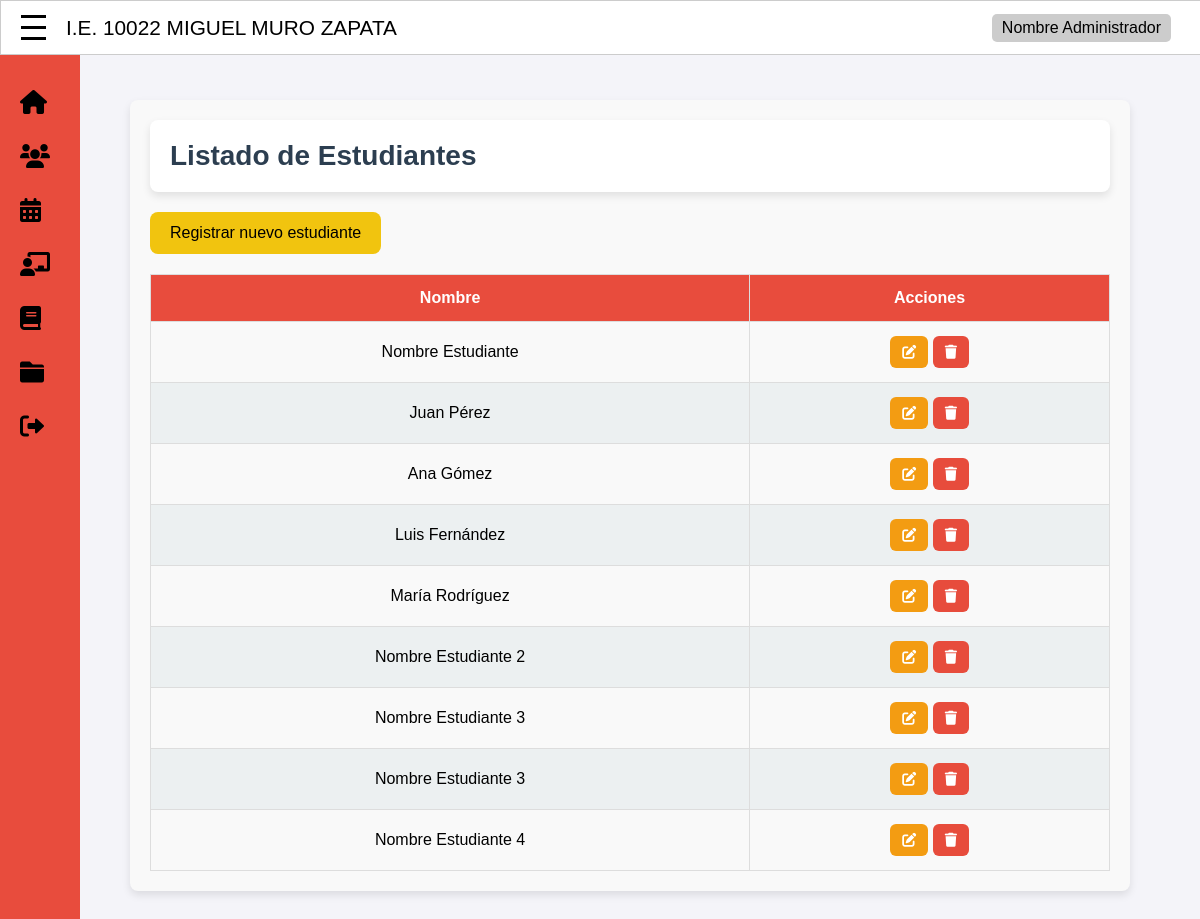
The app's page /dashboard.php?page=estudiantes (signed in) with its own data.
### tables this page shows
CREATE TABLE `datos_personales` (
  `idDatos_Personales` int(11) NOT NULL,
  `Nombre_apellido` varchar(45) NOT NULL,
  `Fecha_Nacimiento` datetime NOT NULL,
  `Sexo` int(11) NOT NULL,
  `Correo` varchar(45) NOT NULL,
  `Celular` varchar(45) DEFAULT NULL,
  `Foto` blob NOT NULL,
  `idUsuario` int(11) NOT NULL
);

### estudiantes.php (the view, shortened to what this page needs)
<?php
include 'db.php';
$sql_estudiantes = "SELECT datos_personales.idDatos_Personales, datos_personales.Nombre_apellido, user_estudiante.idUser_estudiante
                   FROM datos_personales
                   JOIN user_estudiante ON datos_personales.idUsuario = user_estudiante.idUsuario";
$result_estudiantes = $conn->query($sql_estudiantes);
?>
<!DOCTYPE html>
<html lang="es">
<head>
    <link rel="stylesheet" href="styles_students.css">
    <link rel="stylesheet" href="https://cdnjs.cloudflare.com/ajax/libs/font-awesome/6.0.0-beta3/css/all.min.css">
</head>
<body>
    <div class="students-container">
        <div class="students-header">
            <h1>Listado de Estudiantes</h1>
        </div>
        <button id="register-btn" class="register-btn">Registrar nuevo estudiante</button>
        <table class="students-table">
            <thead>
                <tr>
                    <th>Nombre</th>
                    <th>Acciones</th>
                </tr>
            </thead>
            <tbody>
                <?php
                if ($result_estudiantes->num_rows > 0) {
                    while ($row = $result_estudiantes->fetch_assoc()) {
                        $idUserEstudiante = isset($row["idUser_estudiante"]) ? $row["idUser_estudiante"] : 'No disponible';
                        echo '<tr>';
                        echo '<td>' . htmlspecialchars($row["Nombre_apellido"]) . '</td>';
                        echo '<td>';
                        echo '<button class="edit-btn" onclick="location.href=\'edit_student.php?id=' . htmlspecialchars($idUserEstudiante) . '\'"><i class="fas fa-edit"></i></button> ';
                        echo '<button class="delete-btn" onclick="confirmDelete(' . htmlspecialchars($idUserEstudiante) . ')"><i class="fas fa-trash"></i></button>';
                        echo '</td>';
                        echo '</tr>';
                    }
                } else {
                    echo '<tr><td colspan="2">No se encontraron estudiantes.</td></tr>';
                }
                ?>
            </tbody>
        </table>
    </div>
</body>
</html>

### dashboard.php (shortened to what this page needs)
<?php
    include 'db.php';
    $user_profile = isset($_SESSION['user_profile']) ? $_SESSION['user_profile'] : 2;
    $user_id = $_SESSION['user_id'];
    $page = isset($_GET['page']) ? $_GET['page'] : '';
    $sql = "SELECT Nombre_apellido FROM datos_personales WHERE idUsuario = ?";
    $stmt = $conn->prepare($sql);
    $stmt->bind_param("i", $user_id);
    $stmt->execute();
    $stmt->bind_result($user_name);
?>
<!DOCTYPE html>
<html lang="es">
<head>
    <link rel="stylesheet" href="styles_dashboard.css">
    <link rel="stylesheet" href="https://cdnjs.cloudflare.com/ajax/libs/font-awesome/6.0.0-beta3/css/all.min.css">
</head>
<body>
    <header>
        <div class="header-left">
            <div class="menu-toggle">
                <span></span>
                <span></span>
                <span></span>
            </div>
            <div class="header-title">
                I.E. 10022 MIGUEL MURO ZAPATA
            </div>
        </div>
        <div class="user-info">
            <div class="user-name"><?php echo htmlspecialchars($user_name); ?></div>
        </div>
    </header>
    <nav class="main-menu">
        <ul>
            <?php if ($user_profile === 1):  ?>
                <li><a href="?page=inicio_admin"><i class="fas fa-home"></i><span>Inicio</span></a></li>
                <li><a href="?page=estudiantes"><i class="fas fa-users"></i><span>Estudiantes</span></a></li>
                <li><a href="?page=horarios_admin"><i class="fas fa-calendar-alt"></i><span>Horarios</span></a></li>
                <li><a href="?page=profesores"><i class="fas fa-chalkboard-teacher"></i><span>Profesores</span></a></li>
                <li><a href="?page=cursos"><i class="fas fa-book"></i><span>Cursos</span></a></li>
                <li><a href="?page=expedientes"><i class="fas fa-folder"></i><span>Expedientes</span></a></li>
            <?php endif; ?>
            <li><a href="logout.php"><i class="fas fa-sign-out-alt"></i><span>Cerrar Sesión</span></a></li>
        </ul>
    </nav>
    <div class="content">
        <?php
            include($page . '.php');
        ?>
    </div>
</body>
</html>

### styles_dashboard.css (style rules this page uses)
body { font-family: Arial, sans-serif; margin: 0; padding: 0; }
header { display: flex; justify-content: space-between; align-items: center; background-color: white; color: black; border: 1px solid #ccc; padding: 10px 20px; width: 100%; position: fixed; top: 0; left: 0; z-index: 1000; }
.header-left { display: flex; align-items: center; }
.menu-toggle { display: flex; flex-direction: column; cursor: pointer; margin-right: 20px; }
.menu-toggle span { width: 25px; height: 3px; background-color: black; margin: 4px 0; }
.header-title { font-size: 1.3em; }
.user-info { display: flex; align-items: center; margin-right: 50px; }
.user-info .user-name { padding: 5px 10px; background-color: #ccc; border-radius: 5px; }
.main-menu { background-color: #e84c3d; color: black; padding-top: 20px; padding: 20px 10px; position: fixed; top: 50px; width: 60px; height: 100%; left: 0; z-index: 990; transition: width 0.3s ease; }
.main-menu ul { list-style: none; padding: 0; margin: 0; }
.main-menu ul li { padding: 10px; display: flex; align-items: center; margin-top: 10px; }
.main-menu ul li a { color: black; text-decoration: none; display: flex; align-items: center; width: 100%; }
.main-menu ul li i { font-size: 1.5em; margin-right: 10px; }
.content { margin-top: 30px; padding: 50px; margin-left: 60px; transition: margin-left 0.3s ease; }

### styles_students.css (style rules this page uses)
body { font-family: 'Arial', sans-serif; margin: 0; padding: 0; background-color: #f4f4f9; }
.students-container { flex-wrap: wrap; margin: 20px; padding: 20px; background-color: #f9f9f9; border-radius: 8px; box-shadow: 0 4px 8px rgba(0,0,0,0.1); }
.students-header { background-color: #ffffff; padding: 20px; border-radius: 8px; box-shadow: 0 4px 8px rgba(0,0,0,0.1); margin-bottom: 20px; }
.students-header h1 { font-size: 28px; font-weight: bold; color: #2c3e50; margin: 0; }
.register-btn { padding: 12px 20px; border: none; background-color: #f1c40f; color: black; border-radius: 8px; cursor: pointer; font-size: 16px; }
table { width: 100%; border-collapse: collapse; margin-top: 20px; }
table th, table td { padding: 14px; text-align: center; border: 1px solid #ddd; }
table th { background-color: #e84c3d; color: #ffffff; font-weight: bold; }
table tr:nth-child(even) { background-color: #ecf0f1; }
.edit-btn, .delete-btn { padding: 8px 12px; border: none; border-radius: 6px; cursor: pointer; font-size: 14px; font-weight: bold; transition: background-color 0.3s; }
.edit-btn { background-color: #f39c12; color: #ffffff; }
.delete-btn { background-color: #e74c3c; color: #ffffff; }

### records on screen
datos_personales: Nombre_apellido "Nombre Administrador"
datos_personales: Nombre_apellido "Nombre Estudiante"
datos_personales: Nombre_apellido "Juan Pérez"
datos_personales: Nombre_apellido "Ana Gómez"
datos_personales: Nombre_apellido "Luis Fernández"
datos_personales: Nombre_apellido "María Rodríguez"
datos_personales: Nombre_apellido "Nombre Estudiante 2"
datos_personales: Nombre_apellido "Nombre Estudiante 3"
datos_personales: Nombre_apellido "Nombre Estudiante 3"
datos_personales: Nombre_apellido "Nombre Estudiante 4"
